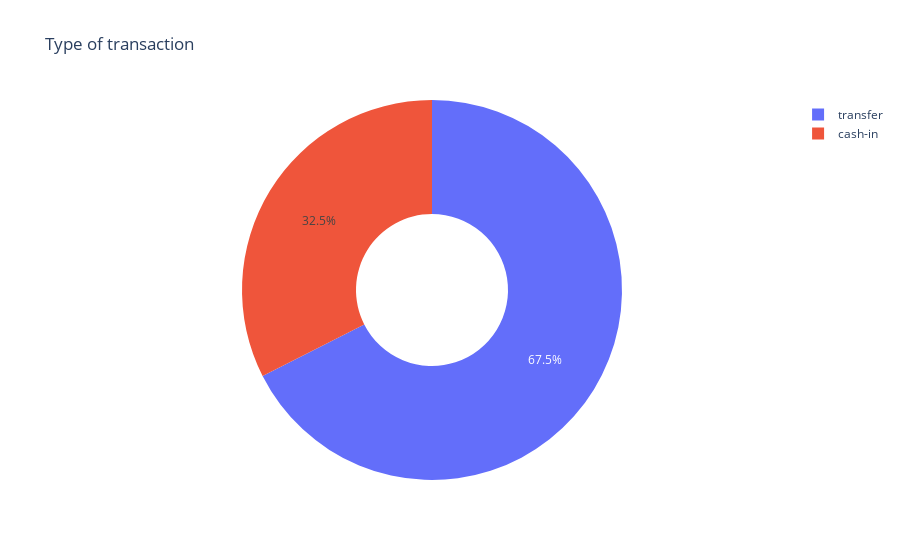

This figure's notebook cell:
### Code cell
px.pie(df,values=quantity,names=transaction, hole=0.4, title='Type of transaction')

### Figure 1 — Plotly figure (JSON) as saved in the notebook; plotly's stock layout.template omitted (floating-point values rounded to 4 significant figures)
{"data": [{"domain": {"x": [0, 1], "y": [0, 1]}, "hole": 0.4, "hovertemplate": "label=%{label}<br>value=%{value}<extra></extra>", "labels": ["transfer", "cash-in"], "legendgroup": "", "name": "", "showlegend": true, "type": "pie", "values": [1580, 760]}], "layout": {"legend": {"tracegroupgap": 0}, "title": {"text": "Type of transaction"}}}
